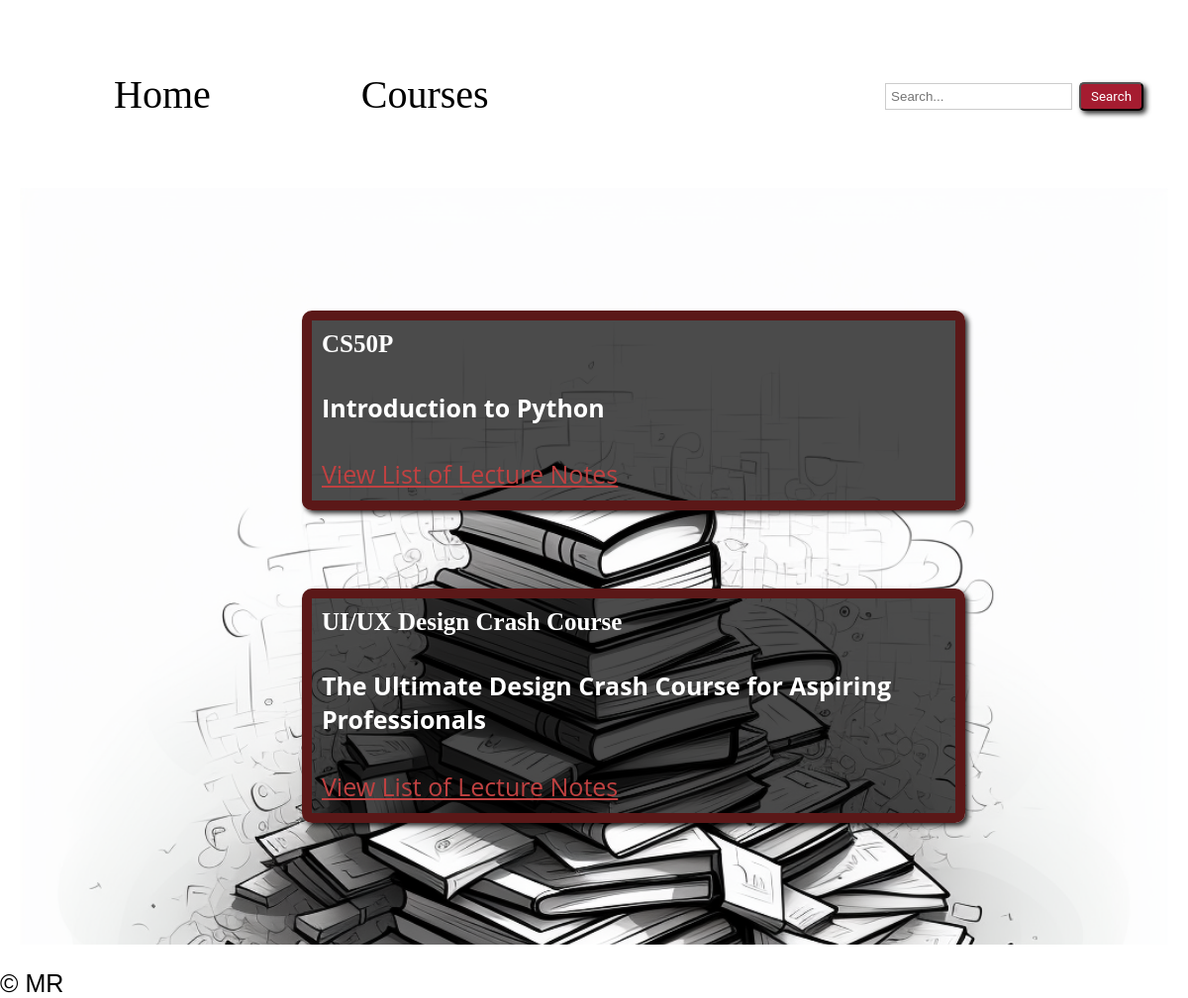
Page /courses/ on the committed database.
### cs50notes/models.py (models this page shows, shortened)
class Course (models.Model):
    name = models.CharField(max_length=255)
    description = models.TextField()
    created_at = models.DateTimeField(auto_now_add=True)

### cs50notes/views.py (the view)
# urls.py: path('courses/', views.course_list, name='course-list'),
def course_list(request):
    courses = Course.objects.all()
    return render(request, 'course_list.html', {'courses': courses})

### cs50notes/templates/course_list.html (shortened to what this page needs)
{% extends 'layout.html' %}
{% block content %}
<div class="courses-container">
<ul>
    {% for course in courses %}
    <div class="card">
        <div class="course-title">{{ course.name }}</div>
        <div >
          <h4 class="courses-card-title">{{ course.description }}</h4>
          <a class = "a-link" href="{% url 'lecture-note-list' course.id %}">View List of Lecture Notes </a>
          </div>
      </div>
    {% empty %}
        <li>No courses available</li>
    {% endfor %}
</ul>
</div>
{% endblock %}

### cs50notes/static/styles.css (style rules this page uses)
:root { --primary-color:#A51C30 ; --secondary-color: #E5DCCF; --accent-color: #BF4141; --highlight-color:#BF9775; --text-color:#ffffff ; --code-color:#00FF00; --link-color:#BF4141; }
body { height: 100vh; background-repeat: no-repeat; background-position: center; font-family: 'Spicy Potatos', Arial, sans-serif; margin: 0; padding: 0; font-size: 25px; }
.a-link { font-family: 'Open Sans', sans-serif; color: var(--link-color); transition: color 0.2s; }
.courses-container { background-image: url('/static/images/courses.png'); background-size: cover; background-repeat: no-repeat; justify-content: center; align-items: center; display: flex; flex-wrap: wrap; justify-content: space-around; padding: 20px; margin: 20px; }
.course-title { font-family:'Manga Temple' ; font-weight: bold; }
.card { background-color: rgba(0, 0, 0, 0.7); font-family: 'Open Sans'; margin-left: 50px; color: #ffffff; border: 10px solid #5b1818; border-radius: 10px; padding: 10px; margin: 10%; width: 80%; box-shadow: 3px 3px 5px 0 rgba(0, 0, 0, 0.8); transition: transform 0.2s, box-shadow 0.2s; }

### rows in the picture
Course: name "CS50P", description "Introduction to Python"
Course: name "UI/UX Design Crash Course", description "The Ultimate Design Crash Course for Aspiring Professionals"
